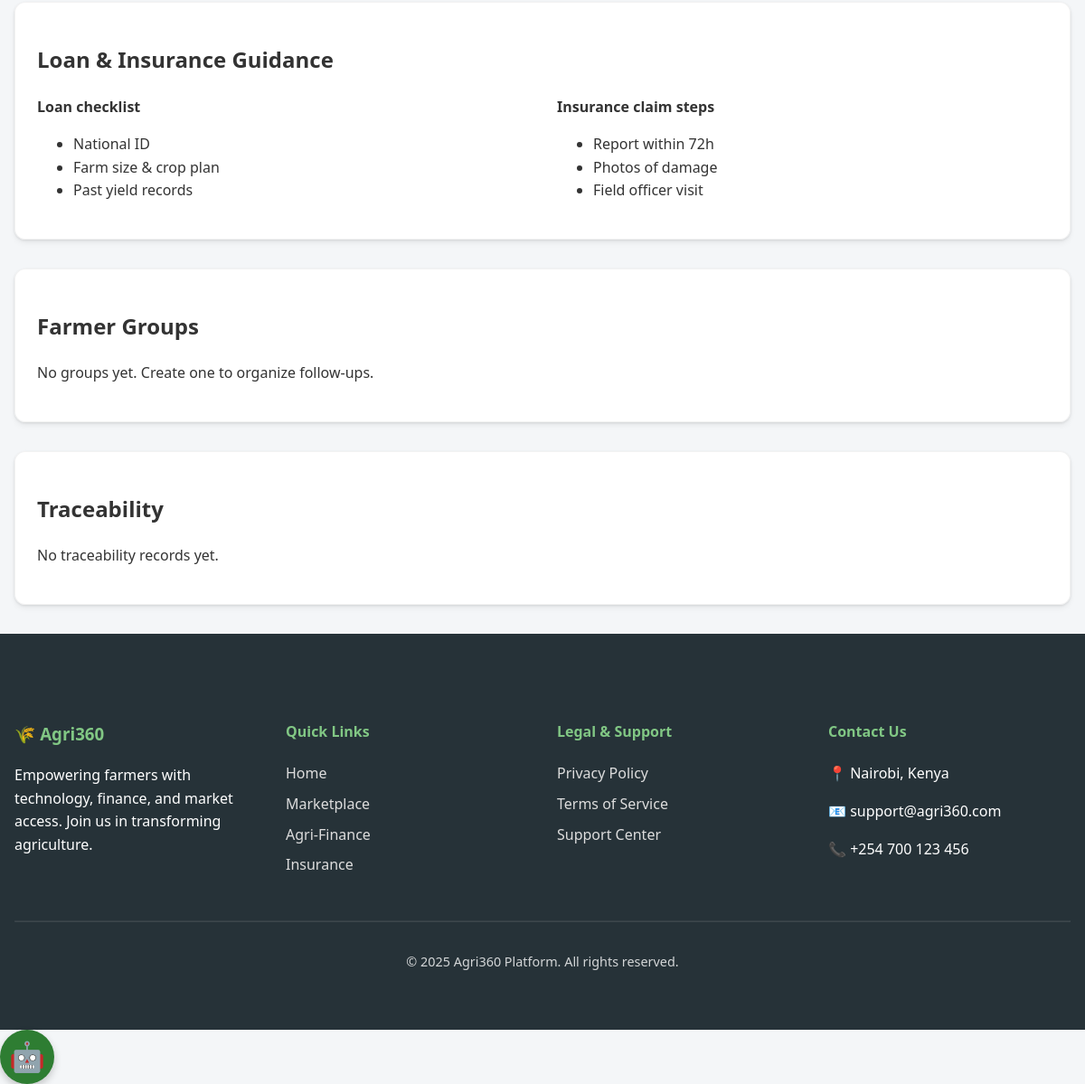
/core/extension/dashboard/ (signed in, lower part), run on an earlier commit of the app's database.
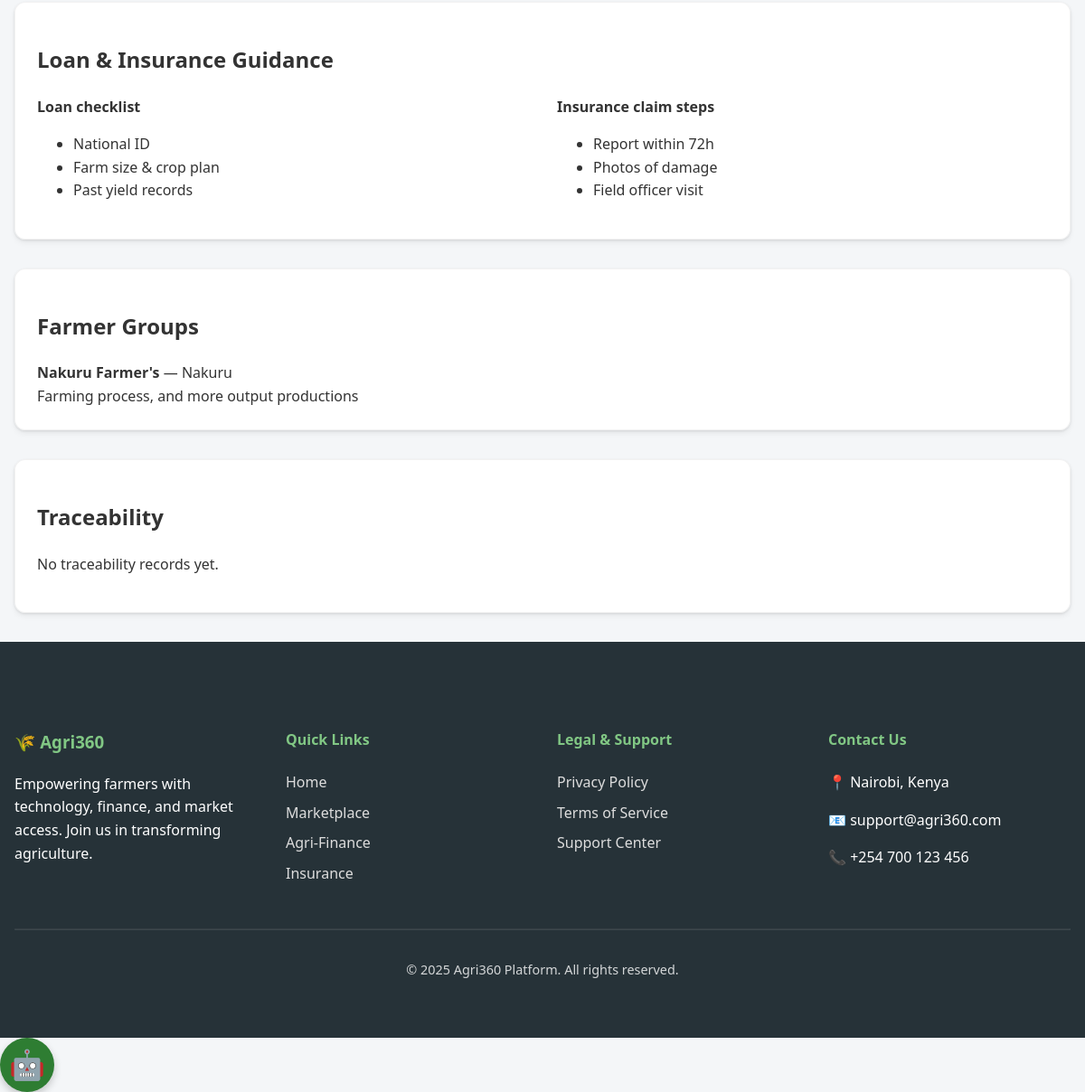
And on a later commit of the database.
### core/models.py (models this page shows, shortened)
class FarmerGroup(models.Model):
    name = models.CharField(max_length=140)
    region = models.CharField(max_length=120, blank=True)
    purpose = models.CharField(max_length=180, blank=True)
    contact_phone = models.CharField(max_length=40, blank=True)
    created_by = models.ForeignKey(
        settings.AUTH_USER_MODEL, on_delete=models.SET_NULL, null=True, blank=True, related_name="groups_created"
    )
    created_at = models.DateTimeField(auto_now_add=True)

### core/views.py (the view)
# urls.py: path('extension/dashboard/', ExtensionDashboardView.as_view(), name='extension_dashboard'),
class ExtensionDashboardView(OfficerRequiredMixin, TemplateView):
    template_name = 'extension/dashboard.html'
    def get_context_data(self, **kwargs):
        context = super().get_context_data(**kwargs)
        context["open_inquiries"] = FarmerInquiry.objects.order_by("-created_at")[:10]
        context["followups"] = FollowUpFlag.objects.order_by("-priority", "due_date")[:10]
        context["loan_insurance_guides"] = [
            {"title": "Loan checklist", "items": ["National ID", "Farm size & crop plan", "Past yield records"]},
            {"title": "Insurance claim steps", "items": ["Report within 72h", "Photos of damage", "Field officer visit"]},
        ]
        context["reminders"] = [
            {"title": "Scouting schedule", "detail": "Weekly pest scouting every Tuesday morning"},
            {"title": "Fertilizer safety", "detail": "Use PPE; avoid application before heavy rain"},
        ]
        context["recent_soil_tests"] = SoilTest.objects.order_by("-created_at")[:5]
        context["recent_yields"] = YieldLog.objects.order_by("-created_at")[:5]
        context["groups"] = FarmerGroup.objects.order_by("-created_at")[:5]
        context["traceability"] = TraceabilityRecord.objects.order_by("-created_at")[:5]
        return context

### core/views.py (called while the page is built)
    def dispatch(self, request, *args, **kwargs):
        if not request.user.is_authenticated:
            return super().dispatch(request, *args, **kwargs)
        if getattr(request.user, "role", "") != "OFFICER":
            messages.error(request, "Extension tools are available to extension officers.")
            return redirect("dashboard")
        return super().dispatch(request, *args, **kwargs)

### templates/extension/dashboard.html (shortened to what this page needs)
{% extends 'base.html' %}
{% block main_class %}container narrow{% endblock %}
{% block content %}
<section class="card">
    <h2>Loan & Insurance Guidance</h2>
    <div class="grid">
        {% for guide in loan_insurance_guides %}
        <div class="pill">
            <strong>{{ guide.title }}</strong>
            <ul class="list">
                {% for item in guide.items %}
                <li>{{ item }}</li>
                {% endfor %}
            </ul>
        </div>
        {% endfor %}
    </div>
</section>
<section class="card">
    <h2>Farmer Groups</h2>
    <div class="stacked">
        {% for group in groups %}
        <div class="pill">
            <strong>{{ group.name }}</strong> — {{ group.region|default:"Region not set" }}<br>
            <span>{{ group.purpose }}</span>
        </div>
        {% empty %}
        <p>No groups yet. Create one to organize follow-ups.</p>
        {% endfor %}
    </div>
</section>
<section class="card">
    <h2>Traceability</h2>
    <div class="stacked">
        {% for item in traceability %}
        <div class="pill">
            <strong>{{ item.crop }}</strong> — {{ item.batch_code }}<br>
            <span>{{ item.location|default:"" }}</span>
        </div>
        {% empty %}
        <p>No traceability records yet.</p>
        {% endfor %}
    </div>
</section>
{% endblock %}

What changed in the data, as far as the page shows it:
added FarmerGroup: name "Nakuru Farmer's", region "Nakuru", purpose "Farming process, and more output productions"
Also different on the page:
text no longer shown: "No groups yet. Create one to organize follow-ups."
